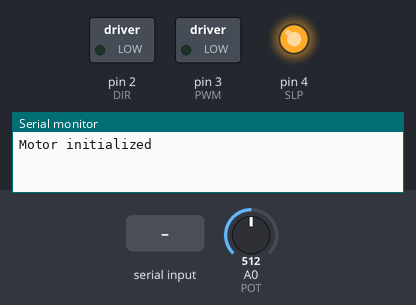
A sketch run on a simulated Arduino Uno, built with avr-gcc and run on an emulated ATmega328P. On the bench: switched loads named in the sketch (green lamp = pin HIGH), output pins drawn as LEDs (lit = HIGH), the last lines printed to the serial monitor. Inputs (shaded band) come from the test bench; at power-on: A0 (POT) = 512.

Above: at 1.2 s.
1.3 s: "2\n" received over Serial
At 1.9 s:
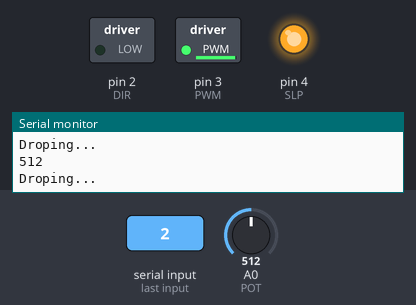
4.3 s: A0 (POT) set to 988
7.3 s: A0 (POT) set to 1018
8.8 s: "30,150\n" received over Serial
At 9.07 s:
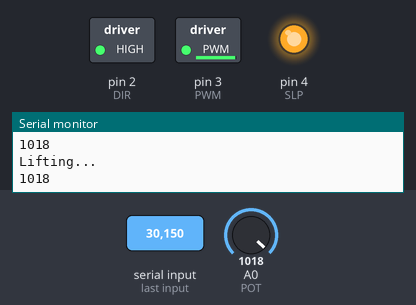
Timing chart, 0 to 12.8 s (numbered marks = the images above; inputs shaded):
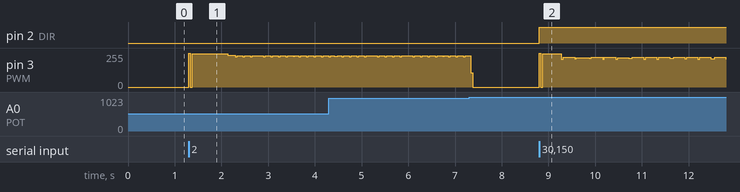

Measured:
- after the input at 8.8 s, pin 2 (DIR): LOW → HIGH at once

The sketch:

new_motor.ino
```cpp
const int DIR = 2;
const int PWM = 3;
const int SLP = 4;
const int POT = A0;

int duty_cycle = 100; //percentage
int period = 1000; //us
int pot_val;
int cmd;


void setup() {
  pinMode(DIR, OUTPUT);
  pinMode(PWM, OUTPUT);
  pinMode(SLP, OUTPUT);
  pinMode(POT, INPUT);
  digitalWrite(SLP, HIGH);
  Serial.begin(9600);
  Serial.println("Motor initialized");
}

int pot_read()
{
  pot_val = analogRead(POT);
  Serial.println(pot_val);

}

void lift()
{
  while (pot_val > 10)
  {
    Serial.println("Lifting...");
    digitalWrite(DIR, HIGH);
    digitalWrite(PWM, HIGH);
    delayMicroseconds((period*duty_cycle)/100);
    digitalWrite(PWM, LOW);
    delayMicroseconds((period*(100-duty_cycle))/100);
    pot_read();
  }
  Serial.println(pot_val);
  Serial.println("Lifting done");
}

void drop()
{
  while (pot_val < 1000)
  {
    Serial.println("Droping...");
    digitalWrite(DIR, LOW);
    digitalWrite(PWM, HIGH);
    delayMicroseconds((period*duty_cycle)/100);
    digitalWrite(PWM, LOW);
    delayMicroseconds((period*(100-duty_cycle))/100);
    pot_read();
  }
  Serial.println(pot_val);
  Serial.println("Dropping done");
}


void loop() {
   //pot_read();
   if (Serial.available() > 0)
   {
    cmd = int(Serial.read()) - 48;
   }

   if (cmd == 1)
   {
    lift();
    cmd = 0;
   }
   else if (cmd == 2)
   {
    drop();
    cmd = 0;
   }

}
```
